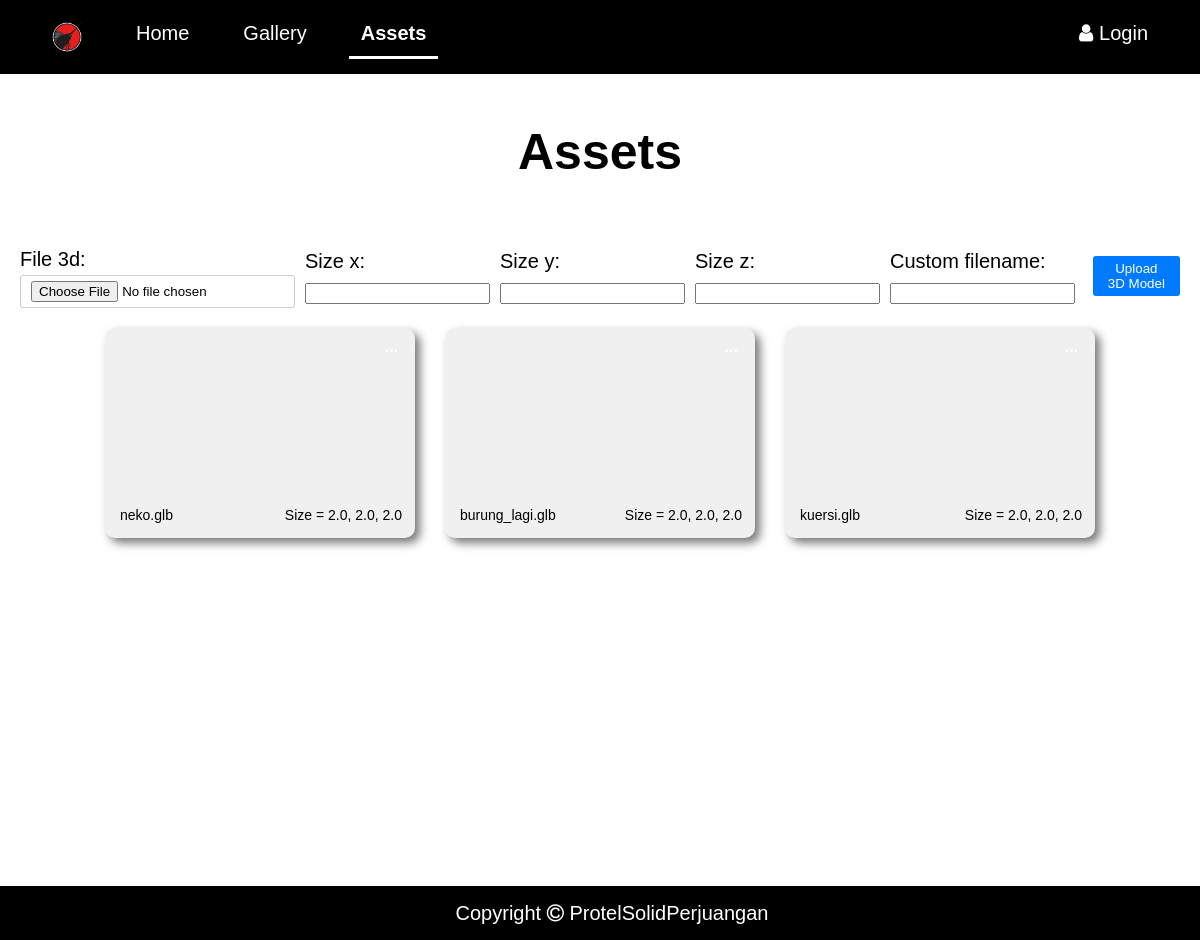
The app's page /assets, older data.
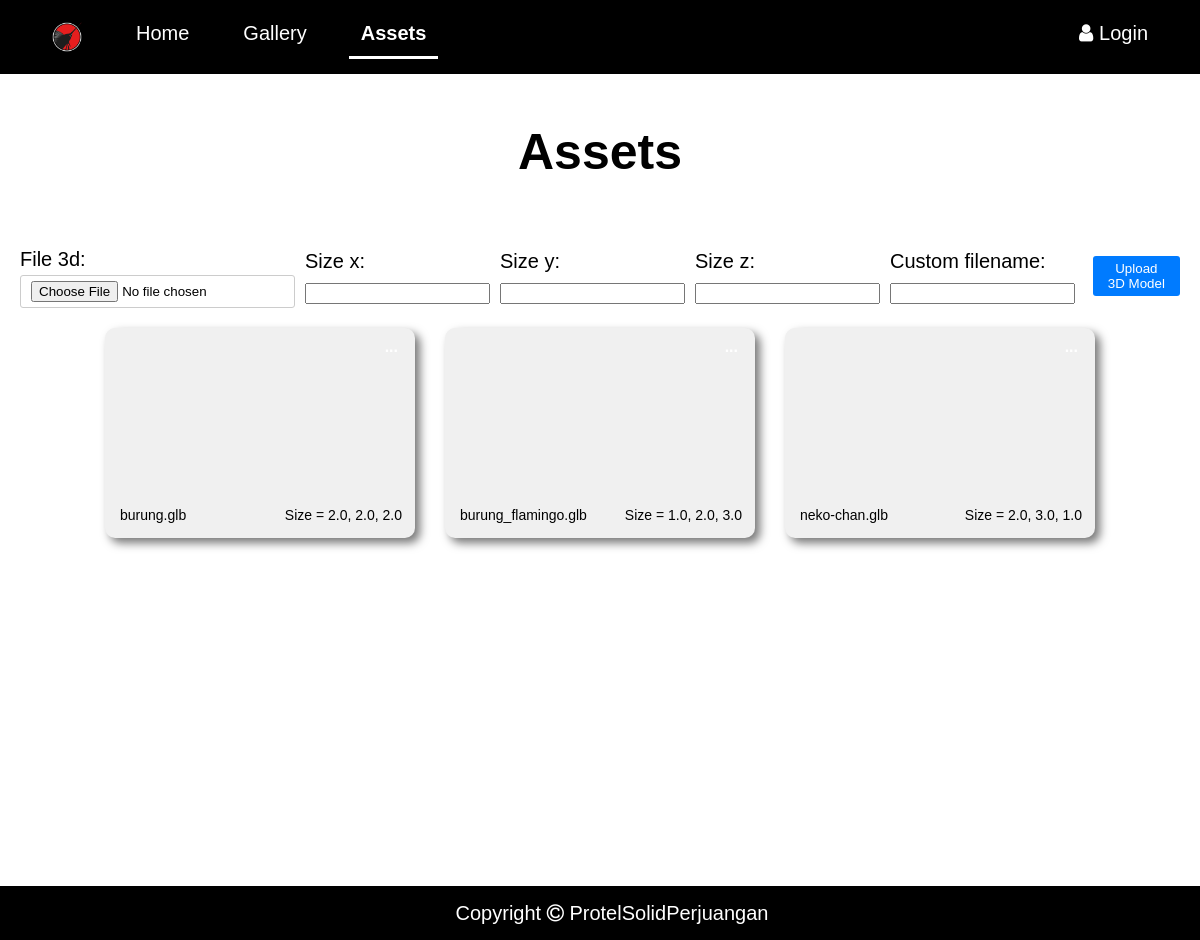
The same page, newer data.
### main/models.py (models this page shows, shortened)
class Model3D(models.Model):
    file_3d = models.FileField(upload_to=custom_upload_to)
    size_x = models.FloatField()
    size_y = models.FloatField()
    size_z = models.FloatField()
    custom_filename = models.CharField(max_length=255, blank=True, null=True)
    custom_json_filename = models.CharField(max_length=255, blank=True, null=True)

### main/views.py (the view)
# urls.py: path("assets", views.assets, name="assets"),
def assets(request):
    objects = Model3D.objects.all()
    if request.method == 'POST':
        if 'upload_file' in request.POST:
            form = Model3DForm(request.POST, request.FILES)
            if form.is_valid():
                model_3d = form.save(commit=False)
                custom_filename = form.cleaned_data.get('custom_filename')
                model_3d.custom_filename = custom_filename
                json_filename = f'{custom_filename}.json'
                model_3d.custom_json_filename = os.path.join('models/obj', json_filename)
                json_data = {
                    'custom_filename': model_3d.custom_filename,
                    'size_x': model_3d.size_x,
                    'size_y': model_3d.size_y,
                    'size_z': model_3d.size_z,
                }
                with open(os.path.join(settings.MEDIA_ROOT, 'models/obj', json_filename), 'w') as json_file:
                    json.dump(json_data, json_file, indent=2)
                model_3d.save()
                return redirect('assets')  # Replace with your actual redirect URL
        elif 'edit_file' in request.POST:
            object_id = request.POST.get('object_id')  # Ambil ID objek yang akan diedit
            edit_file = get_object_or_404(Model3D, id=object_id)
            form_edit = Edit3Dfile(request.POST, instance=edit_file)
            if form_edit.is_valid():
                form_edit.save()
                return redirect('assets')
            else:
                form_edit = Edit3Dfile()
    else:
        form = Model3DForm()
        form_edit = Edit3Dfile()
    return render(request, 'assets.html', {'form': form, 'form_edit':form_edit, 'objects': objects})

### main/forms.py
class Model3DForm(forms.ModelForm):
    class Meta:
        model = Model3D
        fields = ['file_3d', 'size_x', 'size_y', 'size_z', 'custom_filename']

class Edit3Dfile(forms.ModelForm):
    class Meta:
        model = Model3D
        fields = ['size_x', 'size_y', 'size_z', 'custom_filename']

### main/templatetags/custom_filters.py (called while the page is built)
@register.filter(name='basename')
def get_basename(value):
    return basename(value)

### main/templates/assets.html (shortened to what this page needs)
<!DOCTYPE html>
<html lang="en">
<head>
    <link rel="stylesheet" href="../static/style2.css">
    <link rel="stylesheet" href="https://cdnjs.cloudflare.com/ajax/libs/font-awesome/4.7.0/css/font-awesome.min.css">
</head>
{% load static %}
{% load custom_filters%}
<body>
    <div class="header">
        <a href="home" class="logo"><img src="../static/image/logo_protel.png" alt=""></a>
        <a href="home">Home</a>
        <a href="gallery">Gallery</a>
        <a class="active" href="assets">Assets</a>
        <div class="header-right">
            <a href="./accounts/login">
                <i class ="fa fa-fw fa-user" style="color: white;"></i>Login</a>
        </div>
    </div>
<div class="main-container">
    <div>
        <h1>Assets</h1>
    </div>
    <form method="post" enctype="multipart/form-data" class="custom-upload-form">
        {{ form.as_p }}
        <button type="submit" name="upload_file">Upload 3D Model</button>
    </form>
<div class="object-container">
    {% for object in objects %}
    <div class="object-box">
        <div class="model-display"  id="{{object.id}}">
        </div>
        <div class="model-label">
            <span class="filename">{{ object.file_3d.url|basename }}</span>
            <span class="size">Size = {{ object.size_x }}, {{ object.size_y }}, {{ object.size_z }}</span>
          </div>
        <div class="dropdown">
            <button onclick="myFunction('{{object.id}}')" class="dropbtn">...</button>
        </div>
    </div>
    {% endfor %}
</div>
    <div class="footer">
        <p>Copyright <i class="fa fa-copyright"></i> ProtelSolidPerjuangan</p>
    </div>
</body>
</html>

### main/static/style2.css (style rules this page uses)
html, body, div, span, applet, object, iframe, h1, h2, h3, h4, h5, h6, p, blockquote, pre, a, abbr, acronym, address, big, cite, code, del, dfn, em, img, ins, kbd, q, s, samp, small, strike, strong, sub, sup, tt, var, b, u, i, center, dl, dt, dd, ol, ul, li, fieldset, form, label, legend, table, caption, tbody, tfoot, thead, tr, th, td, article, aside, canvas, details, embed, figure, figcaption, footer, header, hgroup, menu, nav, output, ruby, section, summary, time, mark, audio, video { margin: 0; padding: 0; border: 0; font-size: 100%; font: inherit; vertical-align: baseline; }
body { line-height: 1; }
body, html { font: 20px/24px arial, sans-serif; background-color: white; color: rgb(255, 255, 255); margin: auto; height: 100%; padding-top:70px }
img { max-width: 100%; height: auto; display: block; }
h1 { color: black; font-size: 50px; text-align: center; font-weight: bold; margin-bottom: 60px; }
.header { overflow: hidden; background-color: #000000; padding: 10px; width: 100%; position: fixed; top:0; z-index: 100; }
.header a { float: left; color: white; text-align: center; padding: 12px; text-decoration: none; font-size: 20px; line-height: 22px; border-radius: 10px; margin-left: 30px; }
.header a.logo { height: auto; width: 30px; }
.header a.active { border-bottom: 3px solid white; color: white; font-weight: bold; border-radius: 0px; }
.header-right { float: right; margin-right: 50px; }
p { font-size: 20px; line-height: 30px; color: black; }
.main-container { padding-bottom: 70px; }
.custom-upload-form { display: flex; align-items: center; gap: 10px; color: black; padding: 20px; }
.custom-upload-form input[type="file"] { flex-grow: 1; padding: 5px 10px; border: 1px solid #ccc; border-radius: 3px; }
.custom-upload-form button { padding: 5px 15px; background-color: #007bff; color: white; border: none; border-radius: 3px; cursor: pointer; transition: background-color 0.2s; }
.object-container { align-items: center; justify-content: center; display: flex; flex-wrap: wrap; gap: 30px; }
.object-box { width: 300px; height: 200px; position: relative; border-radius: 10px; padding: 5px; background-color: #f0f0f0; box-shadow: 5px 5px 10px rgb(119, 119, 119); flex-direction: column; }
.model-display { width: 300px; height: 170px; }
.model-label { display: flex; justify-content: space-between; align-items: center; width: 94%; padding: 0 10px; font-size: 14px; color: black; }
.filename { text-align: left; float: left; }
.size { text-align: right; float: right; }
.dropbtn { background-color: transparent; color: white; padding: 10px; font-size: 16px; border: none; cursor: pointer; font-weight: bold; }
.dropdown { position: absolute; top: 0; right: 7px; display: inline-block; }
.footer { margin-top: 20px; background-color: black; padding: 12px; color: red; position: fixed; width: 100%; bottom: 0; }
.footer p { text-align: center; color: white; font-size: 16 px; }

Row changes from the older to the newer data that the page shows:
removed Model3D: file_3d|basename "neko.glb", size_x "2.0", size_y "2.0", size_z "2.0"
removed Model3D: file_3d|basename "burung_lagi.glb", size_x "2.0", size_y "2.0", size_z "2.0"
removed Model3D: file_3d|basename "kuersi.glb", size_x "2.0", size_y "2.0", size_z "2.0"
added Model3D: file_3d|basename "burung.glb", size_x "2.0", size_y "2.0", size_z "2.0"
added Model3D: file_3d|basename "burung_flamingo.glb", size_x "1.0", size_y "2.0", size_z "3.0"
added Model3D: file_3d|basename "neko-chan.glb", size_x "2.0", size_y "3.0", size_z "1.0"
